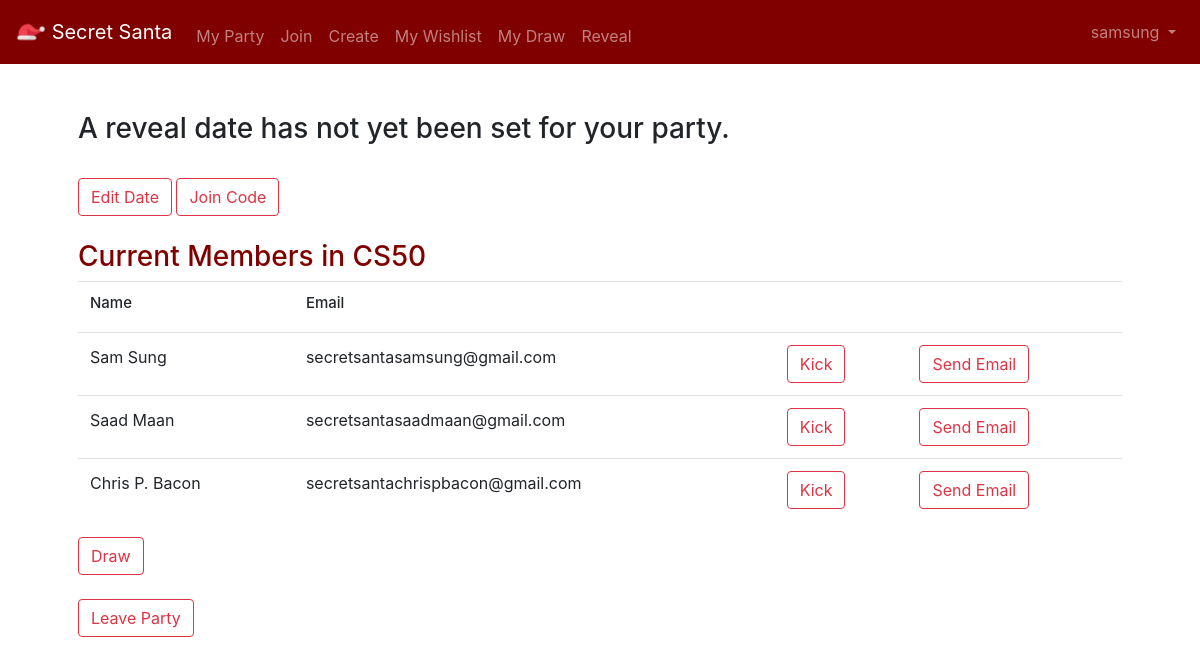
Page /party (signed in) on the committed database.
### tables this page shows
CREATE TABLE 'users' (id INTEGER, username TEXT NOT NULL, hash TEXT NOT NULL, 'email'  text NOT NULL  , 'name'  text NOT NULL  , 'santa_id' INTEGER, 'admin' boolean DEFAULT 0, 'confirmed' boolean, 'hint' text, 'party_id' INTEGER, 'password_code' text, PRIMARY KEY(id));

CREATE TABLE 'parties' ('id' integer PRIMARY KEY AUTOINCREMENT NOT NULL, 'name' text, 'code' text, 'creator_id' INTEGER, 'month' text, 'day' INTEGER);

### application.py (the view)
@app.route("/party", methods=["GET", "POST"])
@login_required
@check_confirmed
def party():
    partyid = db.execute("SELECT party_id FROM users WHERE id = ?", session["user_id"])
    if not (partyid[0]["party_id"]):
        flash('Join a party to continue')
        return render_template("join.html")
    party = db.execute("SELECT name FROM parties WHERE id = ?", partyid[0]["party_id"])
    code = db.execute("SELECT code FROM parties WHERE id = ?", partyid[0]["party_id"])
    members = db.execute("SELECT * FROM users WHERE party_id = ?", partyid[0]["party_id"])
    creator = db.execute("SELECT creator_id FROM parties WHERE id = ?", partyid[0]["party_id"])
    month = db.execute("SELECT month FROM parties WHERE id = ?", partyid[0]["party_id"])
    day = db.execute("SELECT day FROM parties WHERE id = ?", partyid[0]["party_id"])
    if (len(month) == 0):
        month = None
    elif (len(day) == 0):
        day = None
    else:
        month = month[0]["month"]
        day = day[0]["day"]
    admin = db.execute("SELECT admin FROM users WHERE id = ?", session["user_id"])
    if admin[0]["admin"] == 0:
        return render_template("party.html", party = party[0]["name"], members = members, month = month, day = day, username=session['USERNAME'])
    else:
        return render_template("party.html", party = party[0]["name"], members = members, admin = admin[0]["admin"], month = month, day = day, username=session['USERNAME'], code=code[0]['code'])

### helper.py (called while the page is built)
def login_required(f):
    @wraps(f)
    def decorated_function(*args, **kwargs):
        if session.get("user_id") is None:
            return redirect("/register")
        return f(*args, **kwargs)
    return decorated_function

def check_confirmed(f):
    @wraps(f)
    def decorated_function(*args, **kwargs):
        user_id = session.get("user_id")
        status = db.execute("SELECT confirmed FROM users WHERE id=?", user_id)
        if status[0]['confirmed'] == 0:
            return render_template('unconfirmed.html')
        return f(*args, **kwargs)
    return decorated_function

### templates/party.html (shortened to what this page needs)
{% extends "layout.html" %}
{% block main %}
    {% if month %}
    <h3 style="color:#800000;">Date of Secret Santa Reveal: {{ month }} {{ day }}</h1>
    {% else %}
    <h3>A reveal date has not yet been set for your party.</h1>
    {% endif %}
    <br>
    {% if admin %}
    <button class = "btn btn-outline-danger" data-toggle="modal" data-target="#date">Edit Date</button>
    <button class = "btn btn-outline-danger" data-toggle="modal" data-target="#showcode">Join Code</button>
    {% endif %}
    <br><br>
    <h3 style="color:#800000;">Current Members in {{ party }}</h1>
    <table class = "table">
        <tr>
            <td>
                <h2 style="font-size:15px">Name</h2>
            </td>
            <td colspan="3">
                <h2 style="font-size:15px">Email</h2>
            </td>
        </tr>
        {% for member in members %}
        <tr>
            <td>
                {{ member.name }}
            </td>
            <td>
                {{ member.email }}
            </td>
            {% if admin %}
            {% if member.id != admin.id %}
            <td>
                <button class="btn btn-outline-danger" data-toggle="modal" data-target="#kick{{ member.id }}">Kick</button>
            </td>
            {% endif %}
            <td>
                <button class="btn btn-outline-danger" data-toggle="modal" data-target="#email{{ member.id }}">Send Email</button>
            </td>
            {% endif %}
        </tr>
        {% endfor %}
    </table>
    {% if admin %}
        <form action="/draw" method="POST">
            <button type="submit" class="btn btn-outline-danger">Draw</button>
        </form>
        <br>
    {% endif %}
        <button class = "btn btn-outline-danger" data-toggle="modal" data-target="#leaveparty">Leave Party</button>
{% endblock %}

### templates/layout.html (shortened to what this page needs)
<!DOCTYPE html>
<html lang="en">
    <head>
        <link rel="stylesheet" href="https://cdn.jsdelivr.net/npm/bootstrap@4.5.3/dist/css/bootstrap.min.css">
        <link href="/static/styles.css" rel="stylesheet">
    </head>
    <body>
        <nav class="navbar navbar-dark navbar-expand-lg" style="background-color: #800000;">
            <a class="navbar-brand" href="/">
                <img src="static/icon.png" width="30" height="30" href="/" class="d-inline-block align-top" alt="icon">
                Secret Santa
            </a>
            <div class="collapse navbar-collapse" id="navbar">
                {% if session.user_id %}
                    <ul class="navbar-nav mr-auto mt-2">
                        <li class="nav-item"><a class="nav-link" href="/party">My Party</a></li>
                        <li class="nav-item"><a class="nav-link" href="/join">Join</a></li>
                        <li class="nav-item"><a class="nav-link" href="/create">Create</a></li>
                        <li class="nav-item"><a class="nav-link" href="/mywishlist">My Wishlist</a></li>
                        <li class="nav-item"><a class="nav-link" href="/mydraw">My Draw</a></li>
                        <li class="nav-item"><a class="nav-link" href="/reveal">Reveal</a></li>
                    </ul>
                    <ul class="nav navbar-nav navbar-right">
                        <li class="nav-item dropdown">
                            <a class="nav-link dropdown-toggle" href="#" id="navbarDropdown" role="button" data-toggle="dropdown" aria-haspopup="true" aria-expanded="false">
                                {{ username }}
                            </a>
                        </li>
                    </ul>
                {% else %}
                    <ul class="navbar-nav mr-auto mt-2">
                        <li class="nav-item"><a class="nav-link" href="/register">Register</a></li>
                        <li class="nav-item"><a class="nav-link" href="/login">Log In</a></li>
                    </ul>
                {% endif %}
            </div>
        </nav>
        <main class="container p-5">
            {% block main %}{% endblock %}
        </main>
    </body>
</html>

### rows in the picture
users: username "samsung", name "Sam Sung", email "secretsantasamsung@gmail.com"
parties: name "CS50"
users: name "Saad Maan", email "secretsantasaadmaan@gmail.com"
users: name "Chris P. Bacon", email "secretsantachrispbacon@gmail.com"
